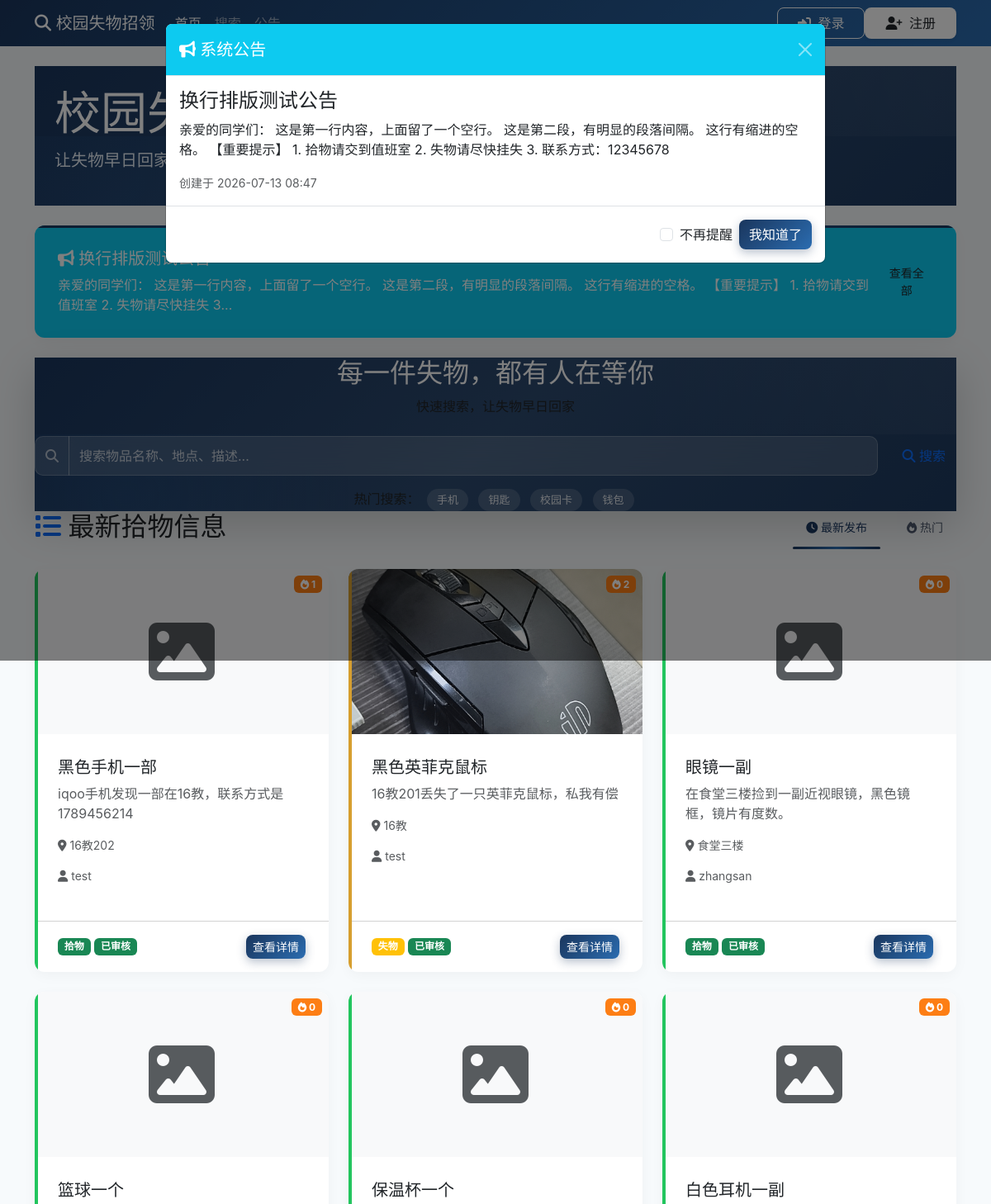
Before: / (upper part) with the older database file.
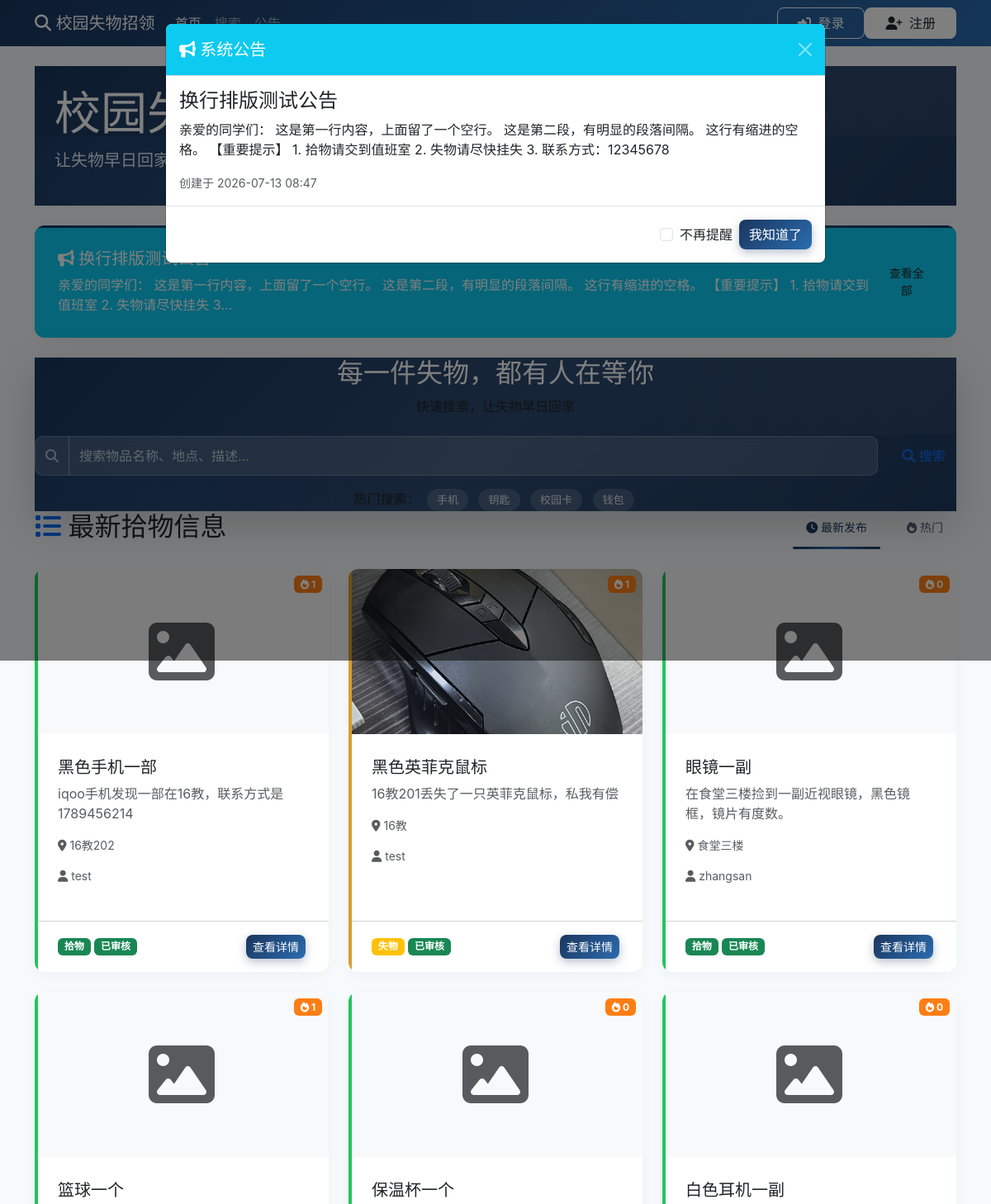
After: the same page with the newer database file.
### models.py (models this page shows, shortened)
class Notice(db.Model):
    id = db.Column(db.Integer, primary_key=True)
    title = db.Column(db.String(100), nullable=False)
    content = db.Column(db.Text, nullable=False)
    is_active = db.Column(db.Boolean, default=True)
    created_at = db.Column(db.DateTime, default=datetime.now)
    updated_at = db.Column(db.DateTime, default=datetime.now, onupdate=datetime.now)
    publish_at = db.Column(db.DateTime, nullable=True)
    created_by = db.Column(db.Integer, db.ForeignKey('user.id', ondelete='SET NULL'), nullable=True)
    creator = db.relationship('User', backref='published_notices')

class Post(db.Model):
    id = db.Column(db.Integer, primary_key=True)
    title = db.Column(db.String(100), nullable=False)
    description = db.Column(db.Text, nullable=False)
    pickup_time = db.Column(db.String(50), nullable=False)
    location = db.Column(db.String(100), nullable=False)
    place_location = db.Column(db.String(100), nullable=False)
    image = db.Column(db.String(200))
    author_id = db.Column(db.Integer, db.ForeignKey('user.id', ondelete='CASCADE'), nullable=False)
    post_type = db.Column(db.String(10), default='found')
    status = db.Column(db.String(20), default='pending')
    created_at = db.Column(db.DateTime, default=datetime.now)
    view_count = db.Column(db.Integer, default=0)
    author = db.relationship('User', backref=db.backref('posts', lazy=True))

class User(UserMixin, db.Model):
    id = db.Column(db.Integer, primary_key=True)
    username = db.Column(db.String(80), unique=True, nullable=False)
    password_hash = db.Column(db.String(120), nullable=False)
    role = db.Column(db.String(20), default='user')
    created_at = db.Column(db.DateTime, default=datetime.now)

### routes/main.py (the view)
@main_bp.route('/')
def index():
    page = request.args.get('page', 1, type=int)
    sort = request.args.get('sort', 'time', type=str)
    if sort == 'hot':
        posts = Post.query.filter_by(status='approved').order_by(Post.view_count.desc().nullslast(), Post.created_at.desc()).paginate(page=page, per_page=6)
    else:
        posts = Post.query.filter_by(status='approved').order_by(Post.created_at.desc()).paginate(page=page, per_page=6)
    total_posts = Post.query.filter_by(status='approved').count()
    total_users = User.query.count()
    is_admin = False
    if current_user.is_authenticated and current_user.role == 'admin':
        is_admin = True
    latest_notice = Notice.query.filter_by(is_active=True).order_by(Notice.created_at.desc()).first()
    thanks_title = None
    if request.args.get('thanks') == '1':
        tid = request.args.get('tid', type=int)
        if tid and current_user.is_authenticated:
            post = Post.query.get(tid)
            if post and post.author_id == current_user.id:
                thanks_title = post.title
    return render_template('index.html', posts=posts.items, page=page, total_pages=posts.pages,
                           total_posts=total_posts, total_users=total_users, sort=sort, is_admin=is_admin,
                           latest_notice=latest_notice, thanks_title=thanks_title)

### templates/index.html (shortened to what this page needs)
{% extends "base.html" %}
{% block content %}
<div class="mb-4">
    <div class="search-banner p-4 rounded-lg text-white">
        <h1 class="display-4">校园失物招领</h1>
        <p class="lead text-white/90">让失物早日回家，让善意传递温暖</p>
    </div>
</div>
{% if latest_notice %}
<div class="mb-4">
    <div class="card bg-info text-white">
        <div class="card-body">
            <div class="d-flex justify-content-between align-items-center">
                <div>
                    <h5><i class="fas fa-bullhorn"></i> {{ latest_notice.title }}</h5>
                    <p class="mb-0">{{ latest_notice.content[:100] }}{% if latest_notice.content|length > 100 %}...{% endif %}</p>
                </div>
                <a href="{{ url_for('notice.notices_page') }}" class="btn btn-white btn-sm">查看全部</a>
            </div>
        </div>
    </div>
</div>
{% endif %}
<div class="mb-6">
    <div class="search-banner rounded-xl p-6 shadow-lg relative">
        <div class="text-center mb-4">
            <h2 class="text-white text-lg font-semibold">每一件失物，都有人在等你</h2>
            <p class="text-white/80 text-sm">快速搜索，让失物早日回家</p>
        </div>
        <form action="{{ url_for('main.search') }}" method="GET" class="d-flex gap-3 align-items-center">
            <div class="flex-grow-1">
                <div class="input-group">
                    <span class="input-group-text bg-white/10 border-white/20 text-white/60" style="border-radius: 10px 0 0 10px;">
                        <i class="fas fa-search"></i>
                    </span>
                    <input type="search" name="keyword" class="form-control search-glass-input" placeholder="搜索物品名称、地点、描述..." aria-label="搜索" style="border-radius: 0 10px 10px 0; height: 48px;">
                </div>
            </div>
            <button type="submit" class="btn btn-white text-primary font-semibold px-6" style="height: 48px; border-radius: 10px;">
                <i class="fas fa-search"></i> 搜索
            </button>
        </form>
        <div class="mt-3 text-center">
            <span class="text-white/70 text-sm">热门搜索：</span>
            <a href="{{ url_for('main.search', keyword='手机') }}" class="hot-search-tag">手机</a>
            <a href="{{ url_for('main.search', keyword='钥匙') }}" class="hot-search-tag">钥匙</a>
            <a href="{{ url_for('main.search', keyword='校园卡') }}" class="hot-search-tag">校园卡</a>
            <a href="{{ url_for('main.search', keyword='钱包') }}" class="hot-search-tag">钱包</a>
        </div>
    </div>
</div>
<div class="mb-4">
    <div class="d-flex justify-content-between align-items-center">
        <h2><i class="fas fa-list text-primary"></i> 最新拾物信息</h2>
        <div class="tab-switcher">
            <a href="{{ url_for('main.index', page=1, sort='time') }}" class="tab-item {% if sort == 'time' %}active{% endif %}">
                <i class="fas fa-clock"></i> 最新发布
            </a>
            <a href="{{ url_for('main.index', page=1, sort='hot') }}" class="tab-item {% if sort == 'hot' %}active{% endif %}">
                <i class="fas fa-fire"></i> 热门
            </a>
            <span class="tab-indicator"></span>
        </div>
    </div>
</div>
<div class="row row-cols-1 row-cols-md-2 row-cols-lg-3 g-4">
    {% for post in posts %}
    <div class="col">
        <div class="card h-100 item-card {% if post.post_type == 'lost' %}lost{% endif %}">
            <span class="badge bg-orange text-white view-badge"><i class="fas fa-fire"></i> {{ post.view_count or 0 }}</span>
            {% if post.image %}
            <img src="{{ url_for('static', filename='images/' + post.image) }}" class="card-img-top" alt="物品图片" style="height: 200px; object-fit: cover;">
            {% else %}
            <div class="card-img-top bg-light d-flex align-items-center justify-content-center" style="height: 200px;">
                <i class="fas fa-image fa-5x text-muted"></i>
            </div>
            {% endif %}
            <div class="card-body">
                <h5 class="card-title">{{ post.title }}</h5>
                <p class="card-text text-muted">{{ post.description[:50] }}{% if post.description|length > 50 %}...{% endif %}</p>
                <div class="small text-muted">
                    <p><i class="fas fa-map-marker-alt"></i> {{ post.location }}</p>
                    <p><i class="fas fa-user"></i> {{ post.author.username }}</p>
                </div>
            </div>
            <div class="card-footer bg-transparent">
                <span class="badge bg-{{ 'success' if post.post_type == 'found' else 'warning' }}">
                    {{ '拾物' if post.post_type == 'found' else '失物' }}
                </span>
                <span class="badge bg-{{ 'success' if post.status == 'approved' else 'info' }}">
                    {{ '已审核' if post.status == 'approved' else '待审核' }}
                </span>
                <a href="{{ url_for('post.post_detail', post_id=post.id) }}" class="btn btn-primary float-end btn-sm">
                    查看详情
                </a>
            </div>
        </div>
    </div>
    {% else %}
    <div class="col-12 text-center py-8">
        <i class="fas fa-inbox fa-5x text-muted mb-3"></i>
        <p class="text-muted">暂无拾物信息，快来发布第一条吧！</p>
    </div>
    {% endfor %}
</div>
{% endblock %}

### templates/base.html (shortened to what this page needs)
<!DOCTYPE html>
<html lang="zh-CN">
<head>
    <link href="https://cdn.jsdelivr.net/npm/bootstrap@5.3.0/dist/css/bootstrap.min.css" rel="stylesheet">
    <link href="https://cdnjs.cloudflare.com/ajax/libs/font-awesome/6.4.0/css/all.min.css" rel="stylesheet">
    <link rel="stylesheet" href="{{ url_for('static', filename='css/style.css') }}">
</head>
<body>
    <nav class="navbar navbar-expand-lg navbar-dark" style="background: linear-gradient(135deg, #1A365D 0%, #2B6CB0 100%);">
        <div class="container">
            <a class="navbar-brand" href="{{ url_for('main.index') }}">
                <i class="fas fa-search"></i> 校园失物招领
            </a>
            <div class="collapse navbar-collapse" id="navbarNav">
                <ul class="navbar-nav me-auto">
                    <li class="nav-item">
                        <a class="nav-link {% if request.path == '/' %}active{% endif %}" href="{{ url_for('main.index') }}">首页</a>
                    </li>
                    <li class="nav-item">
                        <a class="nav-link" href="{{ url_for('main.search') }}">搜索</a>
                    </li>
                    <li class="nav-item">
                        <a class="nav-link" href="{{ url_for('notice.notices_page') }}">公告</a>
                    </li>
                </ul>
                <ul class="navbar-nav ms-auto">
                    {% if current_user.is_authenticated %}
                    <li class="nav-item me-2">
                        <a class="nav-link position-relative" href="{{ url_for('notification.notifications_page') }}" id="notificationBell">
                            <i class="fas fa-bell"></i>
                            <span class="position-absolute top-0 start-100 translate-middle badge rounded-pill bg-danger" id="notificationBadge" style="display: none;">
                                0
                            </span>
                        </a>
                    </li>
                    <li class="nav-item dropdown">
                        <a class="nav-link dropdown-toggle d-flex align-items-center gap-2" href="#" role="button" data-bs-toggle="dropdown">
                            <div class="w-8 h-8 rounded-full bg-white/20 flex items-center justify-center text-white font-semibold">
                                {{ current_user.username[:1] }}
                            </div>
                            <span>{{ current_user.username }}</span>
                        </a>
                        <ul class="dropdown-menu">
                            {% if current_user.role == 'admin' %}
                            <li><a class="dropdown-item" href="{{ url_for('admin.admin_dashboard') }}">管理后台</a></li>
                            {% endif %}
                            <li><a class="dropdown-item" href="{{ url_for('post.my_posts') }}">我的发布</a></li>
                            <li><a class="dropdown-item" href="{{ url_for('comment.my_comments_page') }}"><i class="fas fa-comments me-2"></i>我的留言</a></li>
                            <li><a class="dropdown-item" href="{{ url_for('subscription.subscription_list') }}"><i class="fas fa-bell me-2"></i>关键词订阅</a></li>
                            <li><hr class="dropdown-divider"></li>
                            <li><a class="dropdown-item" href="{{ url_for('auth.logout') }}">退出登录</a></li>
                        </ul>
                    </li>
                    {% else %}
                    <li class="nav-item">
                        <a class="btn btn-outline-white text-white border-white hover:bg-white hover:text-teal-600 transition-all rounded-full px-4 py-1.5" href="{{ url_for('auth.login') }}">
                             登录
                        </a>
                    </li>
                    <li class="nav-item">
                        <a class="btn bg-white text-teal-600 hover:bg-teal-50 font-semibold rounded-full px-4 py-1.5 shadow-sm" href="{{ url_for('auth.register') }}">
                            <i class="fas fa-user-plus me-1"></i> 注册
                        </a>
                    </li>
                    {% endif %}
                </ul>
            </div>
        </div>
    </nav>
    <main class="container mt-4">
        {% block content %}{% endblock %}
    </main>
    <div class="modal fade" id="noticeModal" tabindex="-1" aria-labelledby="noticeModalLabel" aria-hidden="true">
        <div class="modal-dialog modal-lg">
            <div class="modal-content">
                <div class="modal-header bg-info text-white">
                    <h5 class="modal-title" id="noticeModalLabel"><i class="fas fa-bullhorn"></i> 系统公告</h5>
                    <button type="button" class="btn-close btn-close-white" data-bs-dismiss="modal" aria-label="Close"></button>
                </div>
                <div class="modal-body">
                    <div id="noticeContent"></div>
                </div>
                <div class="modal-footer">
                    <div class="form-check">
                        <input class="form-check-input" type="checkbox" id="dontShowAgain">
                        <label class="form-check-label" for="dontShowAgain">不再提醒</label>
                    </div>
                    <button type="button" class="btn btn-primary" data-bs-dismiss="modal">我知道了</button>
                </div>
            </div>
        </div>
    </div>
</body>
</html>

Changed rows visible on the page:
changed Post "黑色英菲克鼠标": view_count "2" → "1"
changed Post "篮球一个": view_count "0" → "1"
